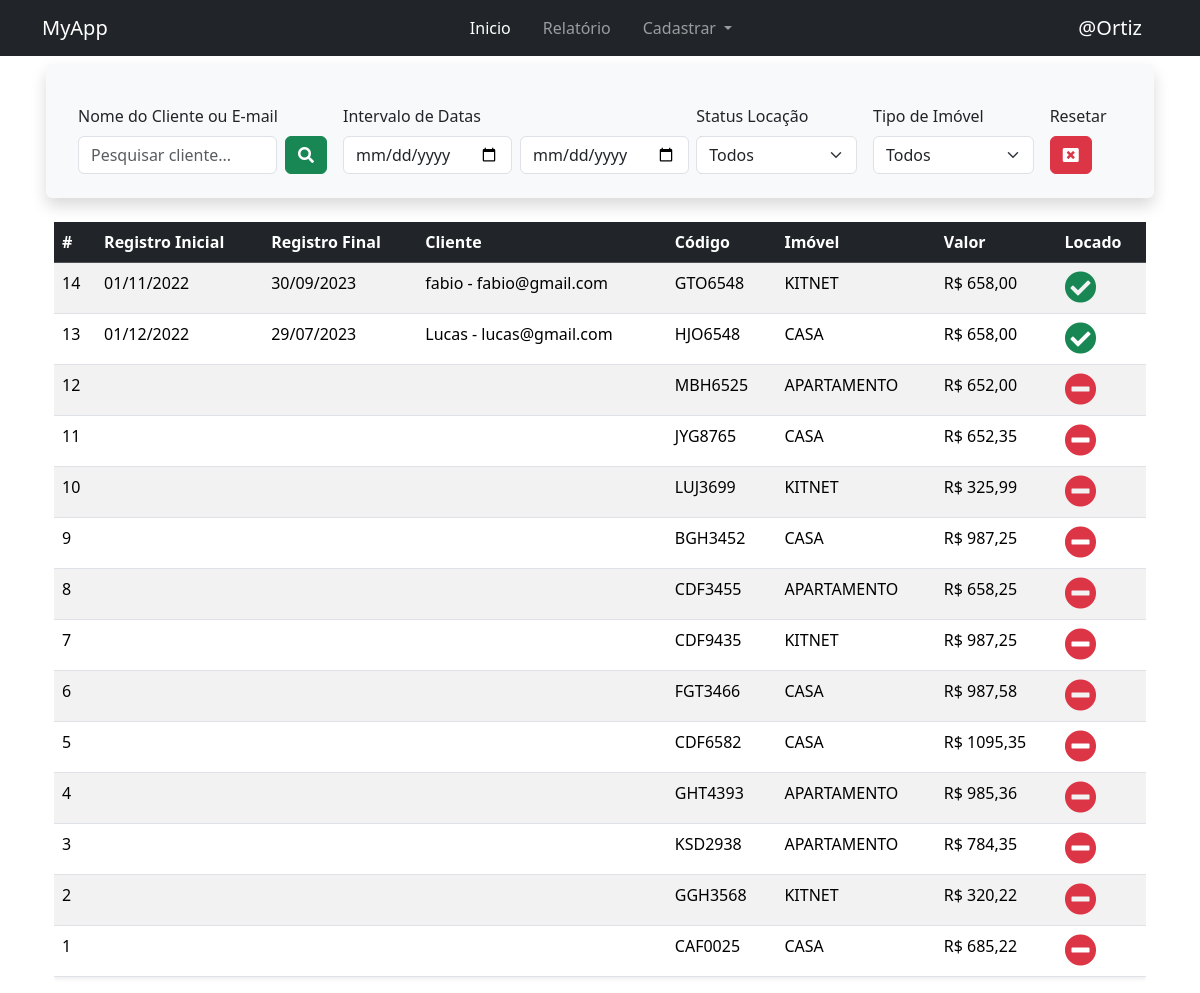
The page /reports/ on the database its author committed.
### myapp/models.py (models this page shows, shortened)
class Immobile(models.Model):
    code = models.CharField(max_length=100)
    type_item = models.CharField(max_length=100, choices=TypeImmobile.choices)
    address = models.TextField()
    price = models.DecimalField(max_digits=10,decimal_places=2)
    is_locate = models.BooleanField(default=False)
    class Meta:
        verbose_name = 'Imóvel'
        verbose_name_plural = 'Imóveis'
        ordering = ['-id']

class RegisterLocation(models.Model):
    immobile = models.ForeignKey(Immobile, on_delete=models.CASCADE, related_name='reg_location')
    client = models.ForeignKey(Client, on_delete=models.CASCADE)
    dt_start = models.DateTimeField('Inicio')
    dt_end = models.DateTimeField('Fim')
    create_at = models.DateField(default=datetime.now, blank=True)
    class Meta:
        verbose_name = 'Registrar Locação'
        verbose_name_plural = 'Registrar Locação'
        ordering = ['-id']

class Client(models.Model):
    name = models.CharField(max_length=100)
    email = models.EmailField(max_length=200)
    phone = models.CharField(max_length=15)
    def __str__(self):
        return "{} - {}".format(self.name, self.email)
    class Meta:
        verbose_name = 'Cliente'
        verbose_name_plural = 'Clientes'
        ordering = ['-id']

### myapp/views.py (the view)
# urls.py: path('reports/', views.reports, name='reports'),
def reports(request): ## Relatórios
    immobile = Immobile.objects.all()
    get_client = request.GET.get('client')
    get_locate = request.GET.get('is_locate')
    get_type_item = request.GET.get('type_item')
    get_dt_start = request.GET.get('dt_start')
    get_dt_end = request.GET.get('dt_end')
    print(get_dt_start, get_dt_end)
    if get_client: ## Filtra por nome e email do cliente
        immobile = Immobile.objects.filter(
					Q(reg_location__client__name__icontains=get_client) |
					Q(reg_location__client__email__icontains=get_client))
    if get_dt_start and get_dt_end: ## Por data
        immobile = Immobile.objects.filter(
						reg_location__create_at__range=[get_dt_start,get_dt_end])
    if get_locate:
        immobile = Immobile.objects.filter(is_locate=get_locate)
    if get_type_item:
        immobile = Immobile.objects.filter(type_item=get_type_item)
    return render(request, 'reports.html', {'immobiles':immobile})

### myapp/templates/reports.html (shortened to what this page needs)
{% extends 'base.html' %}
{% block content %}
<div class="container mt-4">
    <section class="row g-3 align-items-center bg-light p-4 rounded shadow mb-4">
        <div class="col-md-3">
            <label for="clientSearch" class="form-label">Nome do Cliente ou E-mail</label>
            <form class="d-flex" action="{% url 'reports' %}" method="get">
                <input name="client" id="clientSearch" type="search" class="form-control me-2"
                       placeholder="Pesquisar cliente..." value="{{ request.GET.client }}">
                <button class="btn btn-success" type="submit" aria-label="Pesquisar">
                    <i class="fas fa-search"></i>
                </button>
            </form>
        </div>
        <div class="col-md-4">
            <label class="form-label">Intervalo de Datas</label>
            <form class="d-flex align-items-end gap-2" action="{% url 'reports' %}" method="get">
                <input name="dt_start" type="date" value="{{ request.GET.dt_start }}" class="form-control">
                <input name="dt_end" type="date" value="{{ request.GET.dt_end }}" class="form-control">
                <button class="btn btn-outline-dark" type="submit" aria-label="Filtrar por data">
                </button>
            </form>
        </div>
        <div class="col-md-2">
            <label for="statusFilter" class="form-label">Status Locação</label>
            <form action="{% url 'reports' %}" method="get">
                <select name="is_locate" id="statusFilter" class="form-select" onchange="this.form.submit()">
                    <option value="">Todos</option>
                </select>
            </form>
        </div>
        <div class="col-md-2">
            <label for="typeFilter" class="form-label">Tipo de Imóvel</label>
            <form action="{% url 'reports' %}" method="get">
                <select name="type_item" id="typeFilter" class="form-select" onchange="this.form.submit()">
                    <option value="">Todos</option>
                </select>
            </form>
        </div>
        <div class="col-md-1">
            <label for="resetFilters" class="form-label">Resetar</label>
            <a id="resetFilters" class="btn btn-danger" href="{% url 'reports' %}" aria-label="Resetar filtros">
                <i class="fas fa-window-close"></i>
            </a>
        </div>
    </section>
    <section class="table-responsive">
        <table class="table table-striped table-hover shadow-sm">
            <thead class="table-dark">
                <tr>
                    <th>#</th>
                    <th>Registro Inicial</th>
                    <th>Registro Final</th>
                    <th>Cliente</th>
                    <th>Código</th>
                    <th>Imóvel</th>
                    <th>Valor</th>
                    <th>Locado</th>
                </tr>
            </thead>
            <tbody>
                {% for immobile in immobiles %}
                <tr>
                    <td>{{ immobile.id }}</td>
                    <td>{{ immobile.reg_location.first.dt_start|date:"d/m/Y" }}</td>
                    <td>{{ immobile.reg_location.last.dt_end|date:"d/m/Y" }}</td>
                    <td>{{ immobile.reg_location.first.client }}</td>
                    <td>{{ immobile.code }}</td>
                    <td>{{ immobile.type_item }}</td>
                    <td>R$ {{ immobile.price }}</td>
                    <td>
                        {% if immobile.is_locate %}
                            <i class="fas fa-check-circle text-success fa-2x" aria-label="Locado"></i>
                        {% else %}
                            <i class="fas fa-minus-circle text-danger fa-2x" aria-label="Não locado"></i>
                        {% endif %}
                    </td>
                </tr>
                {% empty %}
                <tr>
                    <td colspan="8" class="text-center">Nenhum imóvel encontrado.</td>
                </tr>
                {% endfor %}
            </tbody>
        </table>
    </section>
</div>
{% endblock %}

### rows shown on the page
Immobile: id "14", reg_location.first.dt_start "01/11/2022", reg_location.last.dt_end "30/09/2023", reg_location.first.client "fabio - fabio@gmail.com", code "GTO6548", type_item "KITNET", price "658,00", is_locate True (drawn)
Immobile: id "13", reg_location.first.dt_start "01/12/2022", reg_location.last.dt_end "29/07/2023", reg_location.first.client "Lucas - lucas@gmail.com", code "HJO6548", type_item "CASA", price "658,00", is_locate True (drawn)
Immobile: id "12", code "MBH6525", type_item "APARTAMENTO", price "652,00", is_locate False (drawn)
Immobile: id "11", code "JYG8765", type_item "CASA", price "652,35", is_locate False (drawn)
Immobile: id "10", code "LUJ3699", type_item "KITNET", price "325,99", is_locate False (drawn)
Immobile: id "9", code "BGH3452", type_item "CASA", price "987,25", is_locate False (drawn)
Immobile: id "8", code "CDF3455", type_item "APARTAMENTO", price "658,25", is_locate False (drawn)
Immobile: id "7", code "CDF9435", type_item "KITNET", price "987,25", is_locate False (drawn)
Immobile: id "6", code "FGT3466", type_item "CASA", price "987,58", is_locate False (drawn)
Immobile: id "5", code "CDF6582", type_item "CASA", price "1095,35", is_locate False (drawn)
Immobile: id "4", code "GHT4393", type_item "APARTAMENTO", price "985,36", is_locate False (drawn)
Immobile: id "3", code "KSD2938", type_item "APARTAMENTO", price "784,35", is_locate False (drawn)
Immobile: id "2", code "GGH3568", type_item "KITNET", price "320,22", is_locate False (drawn)
Immobile: id "1", code "CAF0025", type_item "CASA", price "685,22", is_locate False (drawn)
